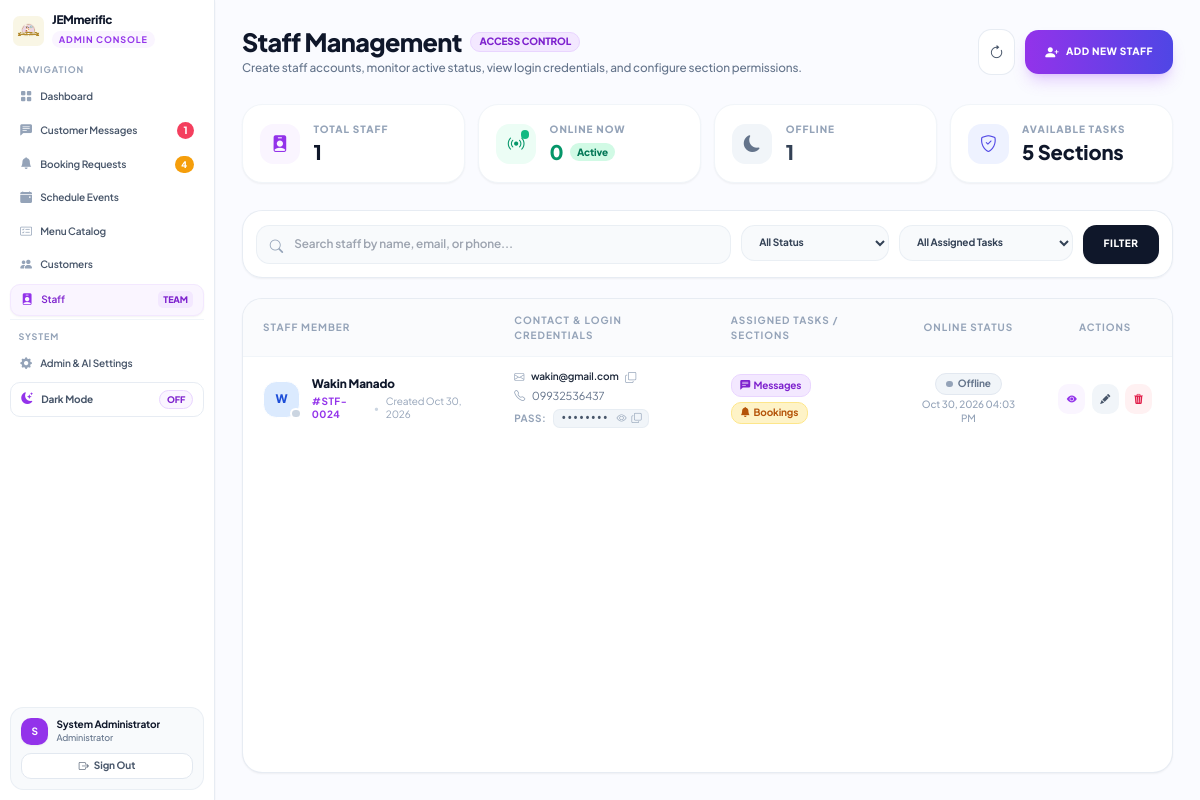
Page /admin_staff.php (signed in) on the committed database.
### tables this page shows
CREATE TABLE `users` (
  `user_id` int(11) NOT NULL,
  `full_name` varchar(100) NOT NULL,
  `email` varchar(100) NOT NULL,
  `phone` varchar(30) DEFAULT NULL,
  `password` varchar(255) NOT NULL,
  `plain_password` varchar(255) DEFAULT NULL,
  `role` varchar(50) DEFAULT 'client',
  `permissions` text DEFAULT NULL,
  `created_at` timestamp NOT NULL DEFAULT current_timestamp(),
  `last_active` datetime DEFAULT NULL,
  `is_online` tinyint(1) NOT NULL DEFAULT 0
);

### admin_staff.php (the view, shortened to what the rows shown need)
<?php
require_once 'includes/staff_helper.php';
$cnt_res = $conn->query("SELECT
    COUNT(*) as total,
    SUM(CASE WHEN is_online = 1 AND last_active >= NOW() - INTERVAL 5 MINUTE THEN 1 ELSE 0 END) as online_count
    FROM users WHERE role = 'staff'");
$where_clauses = ["role = 'staff'"];
$where_sql = "WHERE " . implode(" AND ", $where_clauses);
$staff_list_query = "SELECT user_id, full_name, email, phone, password, plain_password, permissions, created_at, last_active, is_online,
    (CASE WHEN is_online = 1 AND last_active >= NOW() - INTERVAL 5 MINUTE THEN 1 ELSE 0 END) as is_active_now
    FROM users $where_sql ORDER BY is_active_now DESC, created_at DESC";
$staff_records = $conn->query($staff_list_query);
$defined_tasks = STAFF_TASKS;
?>
<!DOCTYPE html>
<html lang="en">
<head>
    <script src="https://cdn.tailwindcss.com"></script>
    <link rel="stylesheet" href="https://cdn.jsdelivr.net/npm/bootstrap-icons@1.11.1/font/bootstrap-icons.css">
</head>
<body class="flex min-h-screen text-slate-800 antialiased">
    <?php require_once 'includes/admin_sidebar.php'; ?>
    <main class="flex-1 lg:ml-64 p-4 md:p-8 transition-all min-h-screen flex flex-col">
        <header class="flex flex-col md:flex-row justify-between items-start md:items-center gap-4 mb-8">
            <div class="flex items-center gap-3.5">
                <div>
                    <div class="flex items-center gap-2.5">
                        <h1 class="text-2xl sm:text-3xl font-extrabold text-slate-900 dark:text-white tracking-tight">Staff Management</h1>
                    </div>
                </div>
            </div>
        </header>
        <div class="bg-white dark:bg-[#131b2e] rounded-3xl overflow-hidden shadow-sm border border-slate-200/80 dark:border-slate-800 flex-1">
            <div class="overflow-x-auto">
                <table class="w-full text-left border-collapse">
                    <thead class="bg-slate-50/70 dark:bg-slate-800/50 border-b border-slate-100 dark:border-slate-800 text-[10px] font-black text-slate-400 dark:text-slate-400 uppercase tracking-widest">
                        <tr>
                            <th class="px-6 py-4">Staff Member</th>
                            <th class="px-6 py-4">Contact & Login Credentials</th>
                            <th class="px-6 py-4">Assigned Tasks / Sections</th>
                            <th class="px-6 py-4 text-center">Online Status</th>
                            <th class="px-6 py-4 text-center">Actions</th>
                        </tr>
                    </thead>
                    <tbody class="divide-y divide-slate-100 dark:divide-slate-800 text-xs">
                        <?php if ($staff_records && $staff_records->num_rows > 0): ?>
                            <?php while ($staff = $staff_records->fetch_assoc()): ?>
                                <?php
                                    $is_online = (intval($staff['is_active_now']) === 1);
                                    $perms = json_decode($staff['permissions'] ?? '[]', true) ?: [];
                                    $plain_pass = $staff['plain_password'] ?? '';
                                    $name_initial = strtoupper(substr($staff['full_name'], 0, 1));
                                    $avatar_colors = ['bg-purple-100 text-purple-700', 'bg-indigo-100 text-indigo-700', 'bg-blue-100 text-blue-700', 'bg-emerald-100 text-emerald-700', 'bg-amber-100 text-amber-700'];
                                    $avatar_theme = $avatar_colors[ord($name_initial) % count($avatar_colors)];
                                ?>
                                <tr class="hover:bg-slate-50/60 dark:hover:bg-slate-800/40 transition">
                                    <td class="px-6 py-4">
                                        <div class="flex items-center gap-3.5">
                                            <div class="relative shrink-0">
                                                <div class="w-11 h-11 rounded-2xl <?= $avatar_theme ?> font-black text-sm flex items-center justify-center shadow-2xs border border-white dark:border-slate-700">
                                                    <?= $name_initial ?>
                                                </div>
                                                <span class="absolute -bottom-0.5 -right-0.5 w-3.5 h-3.5 rounded-full border-2 border-white dark:border-slate-900 <?= $is_online ? 'bg-emerald-500 online-dot' : 'bg-slate-300 dark:bg-slate-600' ?>" title="<?= $is_online ? 'Active now' : 'Offline' ?>"></span>
                                            </div>
                                            <div>
                                                <p class="font-extrabold text-slate-900 dark:text-white text-sm"><?= htmlspecialchars($staff['full_name']) ?></p>
                                                <div class="flex items-center gap-2 mt-0.5">
                                                    <span class="text-[10px] font-bold text-purple-600 dark:text-purple-400 uppercase tracking-wider">#STF-<?= str_pad($staff['user_id'], 4, '0', STR_PAD_LEFT) ?></span>
                                                    <span class="text-slate-300 dark:text-slate-600">•</span>
                                                    <span class="text-[10px] text-slate-400">Created <?= date('M d, Y', strtotime($staff['created_at'])) ?></span>
                                                </div>
                                            </div>
                                        </div>
                                    </td>
                                    <td class="px-6 py-4">
                                        <div class="space-y-1.5">
                                            <div class="flex items-center gap-2">
                                                <i class="bi bi-envelope text-slate-400 text-xs"></i>
                                                <span class="font-semibold text-slate-800 dark:text-slate-200"><?= htmlspecialchars($staff['email']) ?></span>
                                                <button type="button" onclick="copyToClipboard('<?= addslashes($staff['email']) ?>', 'Email copied!')" class="text-slate-400 hover:text-purple-600 text-[11px]" title="Copy Email">
                                                    <i class="bi bi-copy"></i>
                                                </button>
                                            </div>
                                            <div class="flex items-center gap-2 text-slate-500 dark:text-slate-400 text-[11px]">
                                                <i class="bi bi-telephone text-slate-400"></i>
                                                <span><?= !empty($staff['phone']) ? htmlspecialchars($staff['phone']) : '<span class="italic text-slate-400">No phone provided</span>' ?></span>
                                            </div>
                                            <div class="flex items-center gap-2 pt-0.5">
                                                <span class="text-[10px] font-bold uppercase tracking-wider text-slate-400">Pass:</span>
                                                <div class="flex items-center gap-1.5 bg-slate-100 dark:bg-slate-800 px-2 py-0.5 rounded-lg border border-slate-200/60 dark:border-slate-700">
                                                    <span id="pass_mask_<?= $staff['user_id'] ?>" class="font-mono text-xs text-slate-600 dark:text-slate-300 font-bold">••••••••</span>
                                                    <?php if (!empty($plain_pass)): ?>
                                                        <button type="button" onclick="togglePassVisibility(<?= $staff['user_id'] ?>)" class="text-slate-400 hover:text-purple-600 text-xs ml-1" title="Toggle password view">
                                                            <i id="pass_eye_<?= $staff['user_id'] ?>" class="bi bi-eye"></i>
                                                        </button>
                                                        <button type="button" onclick="copyToClipboard('<?= addslashes($plain_pass) ?>', 'Password copied!')" class="text-slate-400 hover:text-purple-600 text-xs" title="Copy password">
                                                            <i class="bi bi-copy"></i>
                                                        </button>
                                                    <?php endif; ?>
                                                </div>
                                            </div>
                                        </div>
                                    </td>
                                    <td class="px-6 py-4">
                                        <?php if (!empty($perms)): ?>
                                            <div class="flex flex-wrap gap-1.5 max-w-xs">
                                                <?php foreach ($perms as $p_key): ?>
                                                    <?php if (isset($defined_tasks[$p_key])): ?>
                                                        <?php $t_obj = $defined_tasks[$p_key]; ?>
                                                        <span class="inline-flex items-center gap-1 px-2.5 py-1 rounded-xl text-[10px] font-bold border <?= $t_obj['badge_color'] ?>" title="<?= $t_obj['desc'] ?>">
                                                            <i class="bi <?= $t_obj['icon'] ?>"></i>
                                                            <span><?= $t_obj['short_title'] ?></span>
                                                        </span>
                                                    <?php endif; ?>
                                                <?php endforeach; ?>
                                            </div>
                                        <?php else: ?>
                                            <span class="inline-block px-2.5 py-1 rounded-xl text-[10px] font-bold bg-slate-100 text-slate-500 dark:bg-slate-800 dark:text-slate-400 border border-slate-200 dark:border-slate-700 italic">
                                                No sections assigned
                                            </span>
                                        <?php endif; ?>
                                    </td>
                                    <td class="px-6 py-4 text-center">
                                        <div class="inline-flex flex-col items-center gap-1">
                                            <?php if ($is_online): ?>
                                                <span class="inline-flex items-center gap-1.5 px-3 py-1 rounded-full text-[10px] font-black uppercase bg-emerald-100 text-emerald-700 dark:bg-emerald-950/80 dark:text-emerald-300 border border-emerald-200 dark:border-emerald-800 shadow-2xs">
                                                    <span class="w-2 h-2 rounded-full bg-emerald-500 online-dot"></span>
                                                    <span>Online Now</span>
                                                </span>
                                            <?php else: ?>
                                                <span class="inline-flex items-center gap-1.5 px-3 py-1 rounded-full text-[10px] font-bold bg-slate-100 text-slate-500 dark:bg-slate-800 dark:text-slate-400 border border-slate-200 dark:border-slate-700">
                                                    <span class="w-2 h-2 rounded-full bg-slate-400"></span>
                                                    <span>Offline</span>
                                                </span>
                                            <?php endif; ?>
                                            <span class="text-[10px] text-slate-400 dark:text-slate-500 font-medium">
                                                <?= format_last_active($staff['last_active']) ?>
                                            </span>
                                        </div>
                                    </td>
                                    <td class="px-6 py-4 text-center">
                                        <div class="flex items-center justify-center gap-2">
                                            <button type="button" onclick="openViewStaffModal(<?= htmlspecialchars(json_encode($staff)) ?>)" class="p-2.5 rounded-xl bg-purple-50 dark:bg-purple-950/60 text-purple-600 dark:text-purple-300 hover:bg-purple-600 hover:text-white transition shadow-2xs" title="Monitor Account & View Credentials">
                                                <i class="bi bi-eye-fill"></i>
                                            </button>
                                            <button type="button" onclick="openEditStaffModal(<?= htmlspecialchars(json_encode($staff)) ?>)" class="p-2.5 rounded-xl bg-slate-100 dark:bg-slate-800 text-slate-600 dark:text-slate-300 hover:bg-indigo-600 hover:text-white transition shadow-2xs" title="Edit Staff & Permissions">
                                                <i class="bi bi-pencil-fill"></i>
                                            </button>
                                            <button type="button" onclick="confirmDeleteStaff(<?= $staff['user_id'] ?>, '<?= addslashes($staff['full_name']) ?>')" class="p-2.5 rounded-xl bg-rose-50 dark:bg-rose-950/40 text-rose-600 dark:text-rose-400 hover:bg-rose-600 hover:text-white transition shadow-2xs" title="Delete Staff Account">
                                                <i class="bi bi-trash3-fill"></i>
                                            </button>
                                        </div>
                                    </td>
                                </tr>
                            <?php endwhile; ?>
                        <?php endif; ?>
                    </tbody>
                </table>
            </div>
        </div>
    </main>
</body>
</html>

### rows in the picture
users: full_name "W", full_name "Wakin Manado", user_id "0024", created_at "Oct 30, 2026", email "wakin@gmail.com", phone "09932536437", permissions "Messages", permissions "Bookings", last_active "Oct 30, 2026 04:03 PM"

### other values in the picture
$adm_unread_msg_count "1"
$adm_pending_count "4"
substr($user_name, 0, 1) "S"
$user_name "System Administrator"
$total_staff "1"
$online_staff "0"
$offline_staff "1"
count($defined_tasks) "5"
